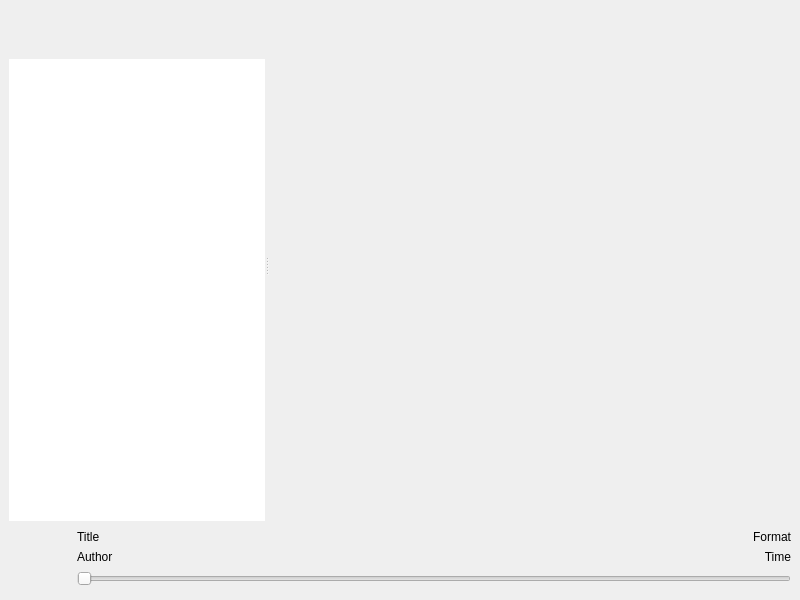
<?xml version="1.0" encoding="UTF-8"?>
<ui version="4.0">
 <class>MainWindow</class>
 <widget class="QMainWindow" name="MainWindow">
  <property name="geometry">
   <rect>
    <x>0</x>
    <y>0</y>
    <width>800</width>
    <height>600</height>
   </rect>
  </property>
  <property name="sizePolicy">
   <sizepolicy hsizetype="Fixed" vsizetype="Fixed">
    <horstretch>1</horstretch>
    <verstretch>1</verstretch>
   </sizepolicy>
  </property>
  <property name="windowTitle">
   <string>MainWindow</string>
  </property>
  <property name="windowIcon">
   <iconset resource="../icons.qrc">
    <normaloff>:/icons/logo.svg</normaloff>:/icons/logo.svg</iconset>
  </property>
  <widget class="QWidget" name="centralwidget">
   <layout class="QVBoxLayout" name="verticalLayout_2" stretch="10,0">
    <item>
     <widget class="QSplitter" name="splitter">
      <property name="orientation">
       <enum>Qt::Horizontal</enum>
      </property>
      <property name="opaqueResize">
       <bool>true</bool>
      </property>
      <property name="childrenCollapsible">
       <bool>false</bool>
      </property>
      <widget class="QWidget" name="layoutWidget">
       <layout class="QVBoxLayout" name="verticalLayout" stretch="1,9">
        <item>
         <layout class="QHBoxLayout" name="horizontalLayout" stretch="0,10,0">
          <item>
           <layout class="QHBoxLayout" name="playback_control" stretch="0,0,0">
            <property name="spacing">
             <number>2</number>
            </property>
            <item>
             <widget class="QPushButton" name="media_previous">
              <property name="cursor">
               <cursorShape>ArrowCursor</cursorShape>
              </property>
              <property name="autoFillBackground">
               <bool>false</bool>
              </property>
              <property name="text">
               <string/>
              </property>
              <property name="icon">
               <iconset theme="media-skip-backward">
                <normaloff>.</normaloff>.</iconset>
              </property>
              <property name="iconSize">
               <size>
                <width>32</width>
                <height>32</height>
               </size>
              </property>
              <property name="autoDefault">
               <bool>false</bool>
              </property>
              <property name="default">
               <bool>false</bool>
              </property>
              <property name="flat">
               <bool>true</bool>
              </property>
             </widget>
            </item>
            <item>
             <widget class="QPushButton" name="media_play_pause">
              <property name="autoFillBackground">
               <bool>false</bool>
              </property>
              <property name="text">
               <string/>
              </property>
              <property name="icon">
               <iconset theme="media-playback-start">
                <normaloff>.</normaloff>.</iconset>
              </property>
              <property name="iconSize">
               <size>
                <width>32</width>
                <height>32</height>
               </size>
              </property>
              <property name="autoDefault">
               <bool>false</bool>
              </property>
              <property name="default">
               <bool>false</bool>
              </property>
              <property name="flat">
               <bool>true</bool>
              </property>
             </widget>
            </item>
            <item>
             <widget class="QPushButton" name="media_next">
              <property name="cursor">
               <cursorShape>ArrowCursor</cursorShape>
              </property>
              <property name="autoFillBackground">
               <bool>false</bool>
              </property>
              <property name="text">
               <string/>
              </property>
              <property name="icon">
               <iconset theme="media-skip-forward">
                <normaloff>.</normaloff>.</iconset>
              </property>
              <property name="iconSize">
               <size>
                <width>32</width>
                <height>32</height>
               </size>
              </property>
              <property name="checkable">
               <bool>false</bool>
              </property>
              <property name="autoDefault">
               <bool>false</bool>
              </property>
              <property name="default">
               <bool>false</bool>
              </property>
              <property name="flat">
               <bool>true</bool>
              </property>
             </widget>
            </item>
           </layout>
          </item>
          <item>
           <spacer name="horizontalSpacer_3">
            <property name="orientation">
             <enum>Qt::Horizontal</enum>
            </property>
            <property name="sizeType">
             <enum>QSizePolicy::Minimum</enum>
            </property>
            <property name="sizeHint" stdset="0">
             <size>
              <width>10</width>
              <height>0</height>
             </size>
            </property>
           </spacer>
          </item>
          <item>
           <layout class="QVBoxLayout" name="playlist_control">
            <property name="spacing">
             <number>0</number>
            </property>
            <item>
             <widget class="QPushButton" name="media_repeat">
              <property name="enabled">
               <bool>true</bool>
              </property>
              <property name="sizePolicy">
               <sizepolicy hsizetype="Maximum" vsizetype="Maximum">
                <horstretch>0</horstretch>
                <verstretch>0</verstretch>
               </sizepolicy>
              </property>
              <property name="text">
               <string/>
              </property>
              <property name="icon">
               <iconset theme="media-playlist-repeat">
                <normaloff>.</normaloff>.</iconset>
              </property>
              <property name="iconSize">
               <size>
                <width>16</width>
                <height>16</height>
               </size>
              </property>
              <property name="checkable">
               <bool>false</bool>
              </property>
              <property name="autoRepeat">
               <bool>false</bool>
              </property>
              <property name="flat">
               <bool>true</bool>
              </property>
             </widget>
            </item>
            <item>
             <widget class="QPushButton" name="media_shuffle">
              <property name="sizePolicy">
               <sizepolicy hsizetype="Maximum" vsizetype="Maximum">
                <horstretch>0</horstretch>
                <verstretch>0</verstretch>
               </sizepolicy>
              </property>
              <property name="text">
               <string/>
              </property>
              <property name="icon">
               <iconset theme="media-playlist-shuffle">
                <normaloff>.</normaloff>.</iconset>
              </property>
              <property name="iconSize">
               <size>
                <width>16</width>
                <height>16</height>
               </size>
              </property>
              <property name="checkable">
               <bool>false</bool>
              </property>
              <property name="flat">
               <bool>true</bool>
              </property>
             </widget>
            </item>
           </layout>
          </item>
         </layout>
        </item>
        <item>
         <widget class="QListView" name="playlists_view">
          <property name="sizePolicy">
           <sizepolicy hsizetype="Preferred" vsizetype="Preferred">
            <horstretch>0</horstretch>
            <verstretch>0</verstretch>
           </sizepolicy>
          </property>
          <property name="frameShape">
           <enum>QFrame::Box</enum>
          </property>
          <property name="lineWidth">
           <number>0</number>
          </property>
          <property name="verticalScrollBarPolicy">
           <enum>Qt::ScrollBarAsNeeded</enum>
          </property>
          <property name="horizontalScrollBarPolicy">
           <enum>Qt::ScrollBarAlwaysOff</enum>
          </property>
          <property name="sizeAdjustPolicy">
           <enum>QAbstractScrollArea::AdjustIgnored</enum>
          </property>
          <property name="autoScroll">
           <bool>true</bool>
          </property>
          <property name="autoScrollMargin">
           <number>0</number>
          </property>
          <property name="showDropIndicator" stdset="0">
           <bool>false</bool>
          </property>
          <property name="selectionMode">
           <enum>QAbstractItemView::SingleSelection</enum>
          </property>
          <property name="iconSize">
           <size>
            <width>32</width>
            <height>32</height>
           </size>
          </property>
          <property name="horizontalScrollMode">
           <enum>QAbstractItemView::ScrollPerItem</enum>
          </property>
         </widget>
        </item>
       </layout>
      </widget>
      <widget class="PTilingWidget" name="ptiling_widget" native="true">
       <property name="sizePolicy">
        <sizepolicy hsizetype="Preferred" vsizetype="Preferred">
         <horstretch>3</horstretch>
         <verstretch>0</verstretch>
        </sizepolicy>
       </property>
      </widget>
     </widget>
    </item>
    <item>
     <layout class="QHBoxLayout" name="media_status" stretch="0,10">
      <property name="spacing">
       <number>4</number>
      </property>
      <item>
       <widget class="QLabel" name="label_art">
        <property name="sizePolicy">
         <sizepolicy hsizetype="Fixed" vsizetype="Fixed">
          <horstretch>0</horstretch>
          <verstretch>0</verstretch>
         </sizepolicy>
        </property>
        <property name="minimumSize">
         <size>
          <width>64</width>
          <height>64</height>
         </size>
        </property>
        <property name="maximumSize">
         <size>
          <width>64</width>
          <height>64</height>
         </size>
        </property>
        <property name="baseSize">
         <size>
          <width>64</width>
          <height>64</height>
         </size>
        </property>
        <property name="frameShadow">
         <enum>QFrame::Sunken</enum>
        </property>
        <property name="lineWidth">
         <number>0</number>
        </property>
        <property name="text">
         <string/>
        </property>
        <property name="scaledContents">
         <bool>true</bool>
        </property>
        <property name="alignment">
         <set>Qt::AlignCenter</set>
        </property>
        <property name="margin">
         <number>0</number>
        </property>
        <property name="indent">
         <number>0</number>
        </property>
       </widget>
      </item>
      <item>
       <layout class="QVBoxLayout" name="media_progres">
        <property name="spacing">
         <number>0</number>
        </property>
        <item>
         <layout class="QGridLayout" name="gridLayout">
          <property name="spacing">
           <number>0</number>
          </property>
          <item row="0" column="0">
           <widget class="QLabel" name="label_title">
            <property name="text">
             <string>Title</string>
            </property>
           </widget>
          </item>
          <item row="1" column="0">
           <widget class="QLabel" name="label_author">
            <property name="text">
             <string>Author</string>
            </property>
           </widget>
          </item>
          <item row="0" column="2">
           <widget class="QLabel" name="label_info">
            <property name="text">
             <string>Format</string>
            </property>
            <property name="alignment">
             <set>Qt::AlignRight|Qt::AlignTrailing|Qt::AlignVCenter</set>
            </property>
           </widget>
          </item>
          <item row="1" column="1">
           <spacer name="horizontalSpacer_2">
            <property name="orientation">
             <enum>Qt::Horizontal</enum>
            </property>
            <property name="sizeHint" stdset="0">
             <size>
              <width>40</width>
              <height>20</height>
             </size>
            </property>
           </spacer>
          </item>
          <item row="1" column="2">
           <widget class="QLabel" name="label_time">
            <property name="text">
             <string>Time</string>
            </property>
            <property name="alignment">
             <set>Qt::AlignRight|Qt::AlignTrailing|Qt::AlignVCenter</set>
            </property>
           </widget>
          </item>
          <item row="0" column="1">
           <spacer name="horizontalSpacer">
            <property name="orientation">
             <enum>Qt::Horizontal</enum>
            </property>
            <property name="sizeHint" stdset="0">
             <size>
              <width>40</width>
              <height>20</height>
             </size>
            </property>
           </spacer>
          </item>
         </layout>
        </item>
        <item>
         <widget class="JumpSlider" name="media_seek">
          <property name="sizePolicy">
           <sizepolicy hsizetype="Preferred" vsizetype="Minimum">
            <horstretch>0</horstretch>
            <verstretch>0</verstretch>
           </sizepolicy>
          </property>
          <property name="orientation">
           <enum>Qt::Horizontal</enum>
          </property>
         </widget>
        </item>
       </layout>
      </item>
     </layout>
    </item>
   </layout>
  </widget>
  <widget class="QMenuBar" name="menubar">
   <property name="geometry">
    <rect>
     <x>0</x>
     <y>0</y>
     <width>800</width>
     <height>22</height>
    </rect>
   </property>
   <property name="defaultUp">
    <bool>false</bool>
   </property>
  </widget>
  <action name="actionre">
   <property name="text">
    <string>re</string>
   </property>
  </action>
 </widget>
 <customwidgets>
  <customwidget>
   <class>JumpSlider</class>
   <extends>QSlider</extends>
   <header>soloviy.ui.custom_classes.jump_slider</header>
  </customwidget>
  <customwidget>
   <class>PTilingWidget</class>
   <extends>QWidget</extends>
   <header>soloviy.widgets.ptiling_widget</header>
   <container>1</container>
  </customwidget>
 </customwidgets>
 <resources>
  <include location="../icons.qrc"/>
 </resources>
 <connections/>
</ui>
